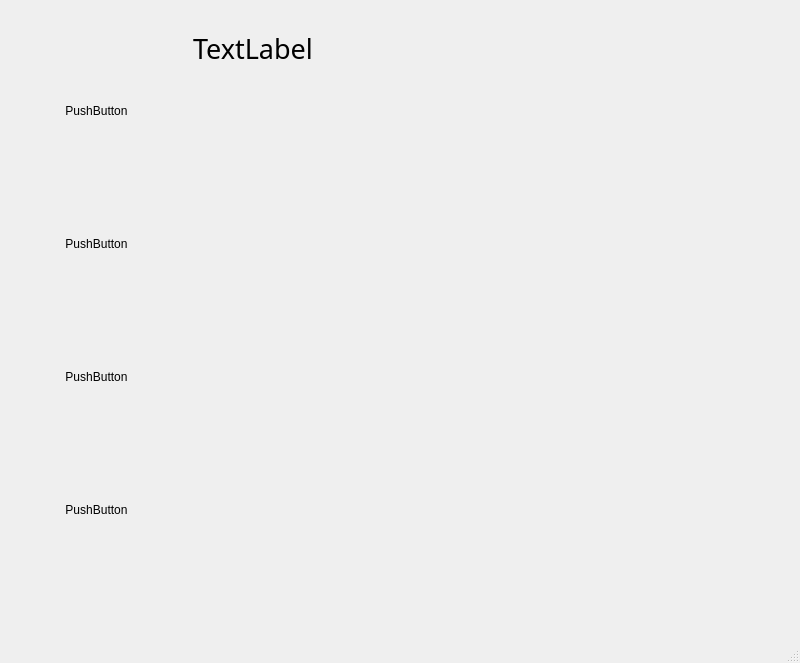
<?xml version="1.0" encoding="UTF-8"?>
<ui version="4.0">
 <class>MainWindow</class>
 <widget class="QMainWindow" name="MainWindow">
  <property name="geometry">
   <rect>
    <x>0</x>
    <y>0</y>
    <width>800</width>
    <height>663</height>
   </rect>
  </property>
  <property name="windowTitle">
   <string>MainWindow</string>
  </property>
  <widget class="QWidget" name="centralwidget">
   <widget class="QWidget" name="horizontalLayoutWidget">
    <property name="geometry">
     <rect>
      <x>10</x>
      <y>0</y>
      <width>821</width>
      <height>621</height>
     </rect>
    </property>
    <layout class="QHBoxLayout" name="horizontalLayout">
     <property name="spacing">
      <number>10</number>
     </property>
     <property name="margin">
      <number>15</number>
     </property>
     <item>
      <layout class="QVBoxLayout" name="verticalLayout_7">
       <property name="margin">
        <number>10</number>
       </property>
       <item>
        <spacer name="verticalSpacer_5">
         <property name="orientation">
          <enum>Qt::Vertical</enum>
         </property>
         <property name="sizeHint" stdset="0">
          <size>
           <width>20</width>
           <height>40</height>
          </size>
         </property>
        </spacer>
       </item>
       <item>
        <widget class="QPushButton" name="pushButton_2">
         <property name="styleSheet">
          <string notr="true">background-color:&quot;red&quot;;color:&quot;white&quot;;padding:30px;border-radius:10px</string>
         </property>
         <property name="text">
          <string>PushButton</string>
         </property>
        </widget>
       </item>
       <item>
        <spacer name="verticalSpacer">
         <property name="orientation">
          <enum>Qt::Vertical</enum>
         </property>
         <property name="sizeHint" stdset="0">
          <size>
           <width>20</width>
           <height>40</height>
          </size>
         </property>
        </spacer>
       </item>
       <item>
        <widget class="QPushButton" name="pushButton_3">
         <property name="styleSheet">
          <string notr="true">background-color:&quot;red&quot;;color:&quot;white&quot;;padding:30px;border-radius:10px</string>
         </property>
         <property name="text">
          <string>PushButton</string>
         </property>
        </widget>
       </item>
       <item>
        <spacer name="verticalSpacer_2">
         <property name="orientation">
          <enum>Qt::Vertical</enum>
         </property>
         <property name="sizeHint" stdset="0">
          <size>
           <width>20</width>
           <height>40</height>
          </size>
         </property>
        </spacer>
       </item>
       <item>
        <widget class="QPushButton" name="pushButton">
         <property name="styleSheet">
          <string notr="true">background-color:&quot;red&quot;;color:&quot;white&quot;;padding:30px;border-radius:10px</string>
         </property>
         <property name="text">
          <string>PushButton</string>
         </property>
        </widget>
       </item>
       <item>
        <spacer name="verticalSpacer_3">
         <property name="orientation">
          <enum>Qt::Vertical</enum>
         </property>
         <property name="sizeHint" stdset="0">
          <size>
           <width>20</width>
           <height>40</height>
          </size>
         </property>
        </spacer>
       </item>
       <item>
        <widget class="QPushButton" name="pushButton_4">
         <property name="styleSheet">
          <string notr="true">background-color:&quot;red&quot;;color:&quot;white&quot;;padding:30px;border-radius:10px</string>
         </property>
         <property name="text">
          <string>PushButton</string>
         </property>
        </widget>
       </item>
       <item>
        <spacer name="verticalSpacer_4">
         <property name="orientation">
          <enum>Qt::Vertical</enum>
         </property>
         <property name="sizeHint" stdset="0">
          <size>
           <width>20</width>
           <height>40</height>
          </size>
         </property>
        </spacer>
       </item>
      </layout>
     </item>
     <item>
      <layout class="QVBoxLayout" name="verticalLayout_9">
       <property name="margin">
        <number>15</number>
       </property>
       <item>
        <widget class="QLabel" name="label">
         <property name="font">
          <font>
           <family>Courier 10 Pitch</family>
           <pointsize>20</pointsize>
          </font>
         </property>
         <property name="text">
          <string>TextLabel</string>
         </property>
        </widget>
       </item>
       <item>
        <spacer name="horizontalSpacer">
         <property name="orientation">
          <enum>Qt::Horizontal</enum>
         </property>
         <property name="sizeHint" stdset="0">
          <size>
           <width>40</width>
           <height>20</height>
          </size>
         </property>
        </spacer>
       </item>
       <item>
        <spacer name="verticalSpacer_6">
         <property name="orientation">
          <enum>Qt::Vertical</enum>
         </property>
         <property name="sizeHint" stdset="0">
          <size>
           <width>20</width>
           <height>40</height>
          </size>
         </property>
        </spacer>
       </item>
      </layout>
     </item>
    </layout>
   </widget>
  </widget>
  <widget class="QMenuBar" name="menubar">
   <property name="geometry">
    <rect>
     <x>0</x>
     <y>0</y>
     <width>800</width>
     <height>25</height>
    </rect>
   </property>
  </widget>
  <widget class="QStatusBar" name="statusbar"/>
 </widget>
 <resources/>
 <connections/>
</ui>
